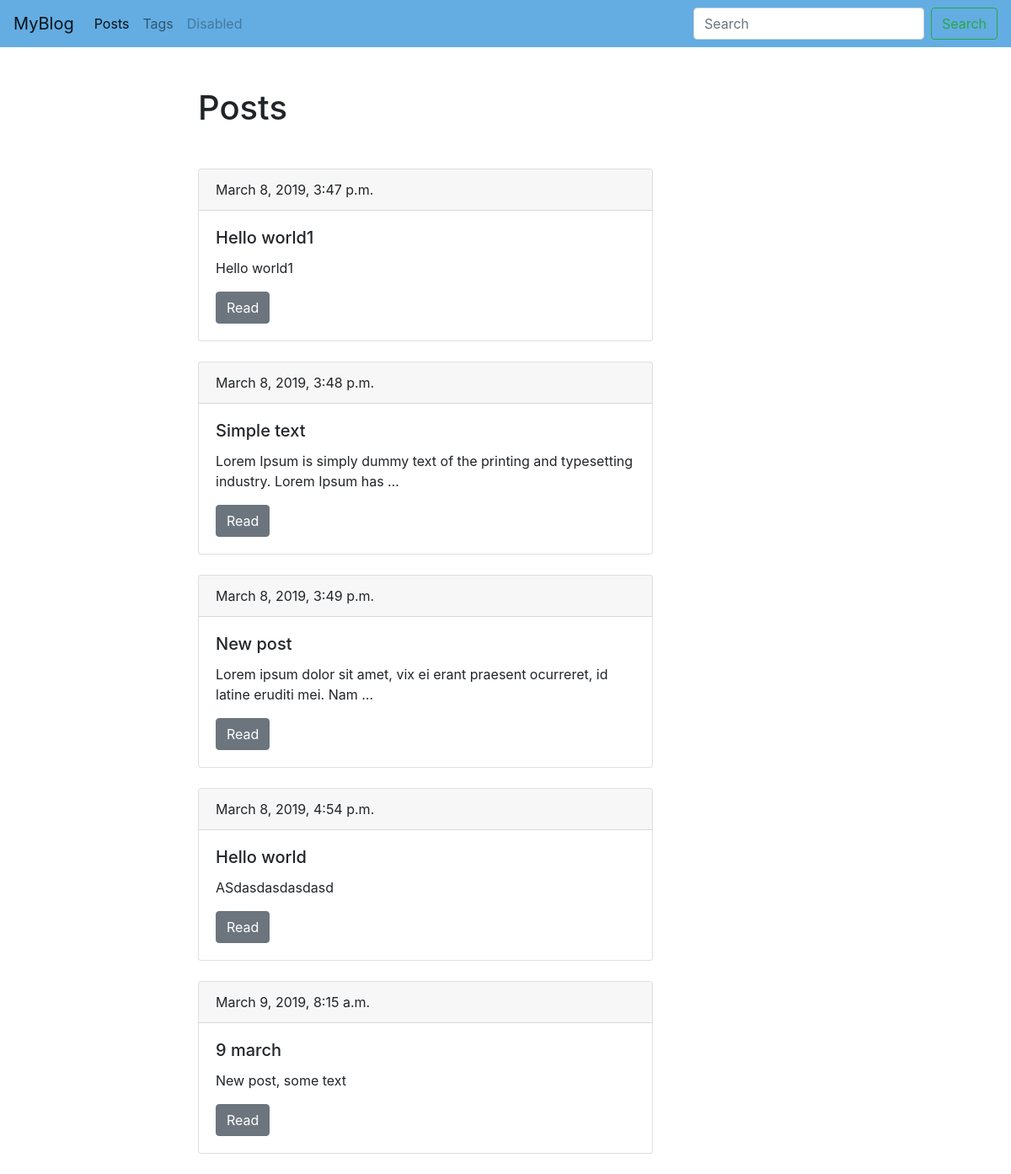
Screenshot of /blog/ with the database file from the repository.
### blog/models.py (models this page shows, shortened)
class Post(models.Model):
    title = models.CharField(max_length=150, db_index=True)
    slug = models.SlugField(max_length=150, unique=True,blank=True)
    body = models.TextField(blank=True, db_index=True)
    date_pub = models.DateTimeField(auto_now_add=True)
    tags = models.ManyToManyField('Tag', blank=True, related_name='posts')
    def get_absolute_url(self):
        return reverse('post_detail_url', kwargs={'slug': self.slug})

### blog/views.py (the view)
# urls.py: path('', posts_list, name='post_list_url'),
def posts_list(request):
    posts = Post.objects.all()
    return(render(request, 'blog/index.html', context={'posts': posts}))

### blog/templates/blog/index.html (shortened to what this page needs)
{% extends 'blog/base_blog.html'%}
{% block content %}
  <h1 class="mb-5">Posts</h1>
    {% for post in posts %}
    <div class="card mb-4">
      <div class="card-header">
        {{post.date_pub}}
      </div>
      <div class="card-body">
        <h5 class="card-title">{{post.title}}</h5>
        <p class="card-text">{{post.body | truncatewords:15}}</p>
        <a href="{{ post.get_absolute_url }}" class="btn btn-secondary">Read</a>
      </div>
    </div>
    {% endfor %}
{% endblock %}

### rows the page displays
Post: date_pub "March 8, 2019, 3:47 p.m.", title "Hello world1", body "Hello world1"
Post: date_pub "March 8, 2019, 3:48 p.m.", title "Simple text", body "Lorem Ipsum is simply dummy text of the printing and typesetting industry. Lorem Ipsum has …"
Post: date_pub "March 8, 2019, 3:49 p.m.", title "New post", body "Lorem ipsum dolor sit amet, vix ei erant praesent ocurreret, id latine eruditi mei. Nam …"
Post: date_pub "March 8, 2019, 4:54 p.m.", title "Hello world", body "ASdasdasdasdasd"
Post: date_pub "March 9, 2019, 8:15 a.m.", title "9 march", body "New post, some text"
